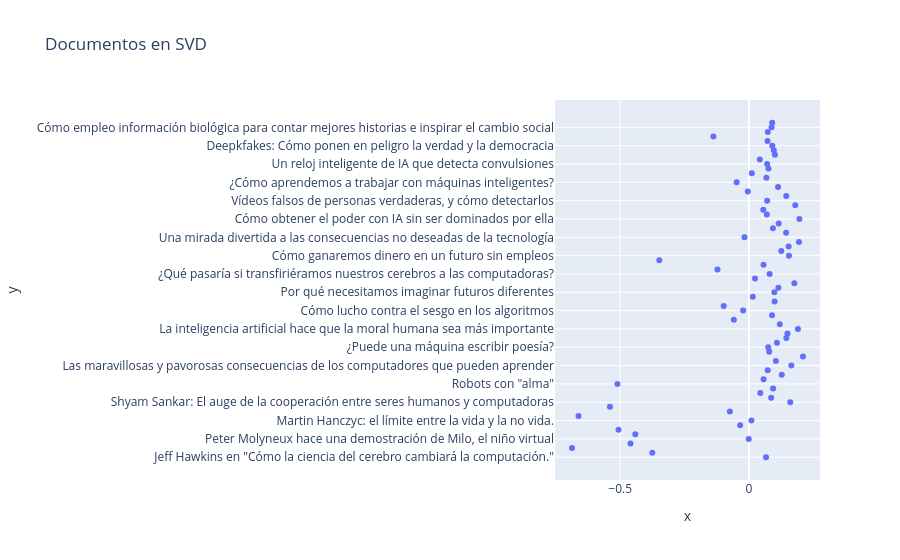

The cell this chart's notebook holds for it:
### Code cell
fig = px.scatter(x_documentos, y_documentos, titulos, title="Documentos en SVD")
fig.show()

### Figure 1 — Plotly figure (JSON) as saved in the notebook; plotly's stock layout.template omitted (floating-point values rounded to 4 significant figures)
{"data": [{"hovertemplate": "x=%{x}<br>y=%{y}<extra></extra>", "legendgroup": "", "marker": {"color": "#636efa", "symbol": "circle"}, "mode": "markers", "name": "", "orientation": "h", "showlegend": false, "type": "scatter", "x": [0.06636, -0.3754, -0.6871, -0.4599, -0.0006984, -0.4413, -0.5066, -0.03411, 0.009608, -0.6618, -0.074, -0.5399, 0.1603, 0.08624, 0.04419, 0.09391, -0.5106, 0.05691, 0.1275, 0.07288, 0.1646, 0.1046, 0.2099, 0.07881, 0.07486, 0.1087, 0.1451, 0.1495, 0.1903, 0.1198, -0.05861, 0.08982, -0.02267, -0.09804, 0.09958, 0.01499, 0.09879, 0.1143, 0.1764, 0.02352, 0.08028, -0.1223, 0.05664, -0.3481, 0.1554, 0.1257, 0.154, 0.1942, -0.01714, 0.1444, 0.09317, 0.1156, 0.1959, 0.06953, 0.05569, 0.1798, 0.07061, 0.1449, -0.004431, 0.1132, -0.0477, 0.06769, 0.01112, 0.07571, 0.07054, 0.04214, 0.1008, 0.09645, 0.09085, 0.07218, -0.138, 0.07319, 0.08784, 0.09035], "xaxis": "x", "y": ["Jeff Hawkins en \"Cómo la ciencia del cerebro cambiará la computación.\"", "Hod Lipson construye robots \"autoconscientes\"", "Rodney Brooks dice que los robots invadirán nuestras vidas", "Dennis Hong: Mis siete especies de robots.", "Peter Molyneux hace una demostración de Milo, el niño virtual", "Heather Knight: la comedia de silicio", "Cynthia Breazeal: el crecimiento de los robots personales", "Daniel Wolpert: La verdadera razón del cerebro", "Martin Hanczyc: el límite entre la vida y la no vida.", "Vjay Kumar: robots que vuelan... y cooperan", "Sherry Turkle: ¿Conectados pero solos?", "Ken Goldberg: 4 lecciones de los robots sobre ser humanos", "Shyam Sankar: El auge de la cooperación entre seres humanos y computadoras", "Andrew McAfee:¿Los robots nos quitan el trabajo?", "¿Qué es invisible? Más de lo que imaginan - John Lloyd ", "Ken Jennings: Watson, Jeopardy y yo, el sabelotodo obsoleto", "Robots con \"alma\"", "Una nueva ecuación para la inteligencia", "¿El siguiente paso para Google?", "Prepárate para el pensamiento híbrido", "Las maravillosas y pavorosas consecuencias de los computadores que pueden aprender", "Cómo estamos enseñando a las computadoras a entender imágenes", "¿Qué sucede cuando nuestras computadoras se vuelven más inteligentes que nosotros?", "Cómo las nuevas tecnologías ayudan a los ciegos a explorar el mundo", "¿Puede una máquina escribir poesía?", "Cómo las computadoras aprenden a ser creativas", "Los trabajos que se perderán por las máquinas... y los que no", "¿Es posible crear inteligencia artificial sin perder control sobre ella?", "La inteligencia artificial hace que la moral humana sea más importante", "Cómo la inteligencia artificial puede conducir a una segunda Revolución Industrial", "Las increíbles invenciones de la inteligencia artificial intuitiva", "No le teman a la superinteligente IA", "Cómo lucho contra el sesgo en los algoritmos", "Cómo la IA puede hacernos mejores personas", "No temas a las máquinas inteligentes, trabaja con ellas", "¿Qué ocurre en el cerebro cuando prestas atención?", "Por qué necesitamos imaginar futuros diferentes", "Cómo las computadoras aprenden a reconocer objetos al instante", "Cómo la inteligencia artificial puede mejorar tu memoria, trabajo y vida social", "¿Qué decisiones morales deberían tomar los vehículos autónomos?", "¿Qué pasaría si transfiriéramos nuestros cerebros a las computadoras?", "¿Puede un robot aprobar un examen de admisión para la universidad?", "El dilema ético de los automóviles robóticos - Patrick Lin", "Lo que pueden aprender las máquinas inteligentes de un banco de peces", "Cómo ganaremos dinero en un futuro sin empleos", "Estamos construyendo una distopía solo para que la gente cliquee en los anuncios", "La nueva generación de computadoras se programa a sí misma", "Cómo podemos construir la IA que nos ayude sin perjudicarnos", "Una mirada divertida a las consecuencias no deseadas de la tecnología", "Tres mitos sobre el futuro del trabajo (y por qué son falsos)", "Cómo enseñar a los ordenadores a dar sentido a nuestras emociones", "Por qué el fascismo es tan tentador... y cómo tus datos podrían impulsarlo", "Cómo obtener el poder con IA sin ser dominados por ella", "Tecnología que sabe lo que estás sintiendo", "Una nueva forma de monitorizar los signos vitales (que puede atravesar paredes)", "Cómo la inteligencia artificial está facilitando los diagnósticos tempranos de enfermedades", "Vídeos falsos de personas verdaderas, y cómo detectarlos", "Cómo la inteligencia artificial salvará a la humanidad", "Cómo podría la IA componer una banda sonora personalizada para nuestras vidas", "Cómo ser \"Equipo humano en el futuro digital", "¿Cómo aprendemos a trabajar con máquinas inteligentes?", "¿Cuál es el significado del trabajo?", "Una idea audaz para reemplazar a los políticos", "Cómo matener la inteligencia artifical al margen de prejuicios humanos", "Un reloj inteligente de IA que detecta convulsiones", "¿Cómo \"ven\" los autos autónomos? - Sajan Saini", "Cómo la IA podría volverse una extensión de tu mente", "Las habilidades humanas necesarias en un mundo impredecible", "Deepkfakes: Cómo ponen en peligro la verdad y la democracia", "El peligro de la IA es más extraño de lo que piensas", "El mito griego de Talos, el primer robot", "El potencial médico de la IA y los metabolitos", "Cómo empleo información biológica para contar mejores historias e inspirar el cambio social", "Cómo la civilización se puede autodestruir y cuatro maneras de evitarlo"], "yaxis": "y"}], "layout": {"autosize": true, "legend": {"tracegroupgap": 0}, "title": {"text": "Documentos en SVD"}, "xaxis": {"anchor": "y", "autorange": true, "domain": [0, 1], "range": [-0.7674, 0.2901], "title": {"text": "x"}, "type": "linear"}, "yaxis": {"anchor": "x", "autorange": true, "domain": [0, 1], "range": [-6.024, 79.02], "title": {"text": "y"}, "type": "category"}}}
